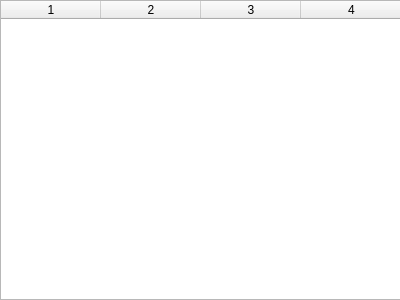
<?xml version="1.0" encoding="UTF-8"?>
<ui version="4.0">
 <class>ScoreboardWindow</class>
 <widget class="QWidget" name="ScoreboardWindow">
  <property name="geometry">
   <rect>
    <x>0</x>
    <y>0</y>
    <width>400</width>
    <height>300</height>
   </rect>
  </property>
  <property name="windowTitle">
   <string>排行榜</string>
  </property>
  <widget class="QTableWidget" name="tableWidget">
   <property name="geometry">
    <rect>
     <x>0</x>
     <y>0</y>
     <width>403</width>
     <height>300</height>
    </rect>
   </property>
   <property name="maximumSize">
    <size>
     <width>403</width>
     <height>300</height>
    </size>
   </property>
   <property name="showDropIndicator" stdset="0">
    <bool>false</bool>
   </property>
   <property name="selectionMode">
    <enum>QAbstractItemView::SelectionMode::NoSelection</enum>
   </property>
   <property name="sortingEnabled">
    <bool>false</bool>
   </property>
   <property name="columnCount">
    <number>4</number>
   </property>
   <attribute name="horizontalHeaderVisible">
    <bool>true</bool>
   </attribute>
   <attribute name="horizontalHeaderCascadingSectionResizes">
    <bool>false</bool>
   </attribute>
   <attribute name="horizontalHeaderShowSortIndicator" stdset="0">
    <bool>false</bool>
   </attribute>
   <attribute name="horizontalHeaderStretchLastSection">
    <bool>true</bool>
   </attribute>
   <column/>
   <column/>
   <column/>
   <column/>
  </widget>
 </widget>
 <resources/>
 <connections/>
</ui>
